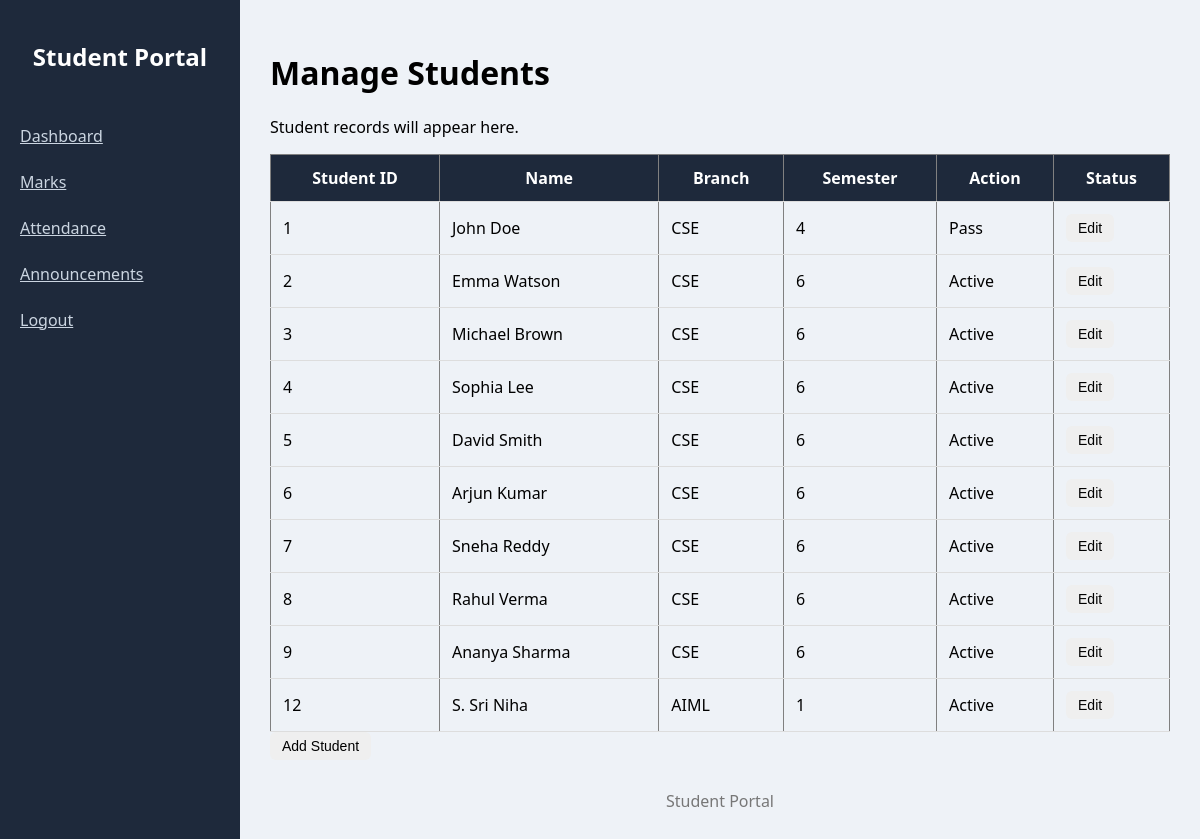
The app's page /admin/students with its own data.
### tables this page shows
CREATE TABLE students (
    student_id INTEGER PRIMARY KEY AUTOINCREMENT,
    user_id INTEGER,
    name TEXT NOT NULL,
    branch TEXT,
    semester INTEGER, status TEXT DEFAULT 'Active',
    FOREIGN KEY (user_id) REFERENCES users(user_id)
);

### app.py (the view)
@app.route('/admin/students')
def manage_students():
    conn = get_db_connection()
    students = conn.execute("SELECT * FROM students").fetchall()
    conn.close()
    return render_template('admin_students.html', students=students)

### app.py (called while the page is built)
def get_db_connection():
    conn = sqlite3.connect('student_portal.db')
    conn.row_factory = sqlite3.Row
    return conn

### templates/admin_students.html
{% extends "base.html" %}
{% block content %}
<h1>Manage Students</h1>
<p>Student records will appear here.</p>
<table border="1" cellpadding="10">
<tr>
<th>Student ID</th>
<th>Name</th>
<th>Branch</th>
<th>Semester</th>
<th>Action</th>
<th>Status</th>
</tr>
{% for s in students %}
<tr>
<td>{{ s.student_id }}</td>
<td>{{ s.name }}</td>
<td>{{ s.branch }}</td>
<td>{{ s.semester }}</td>
<td>{{s.status}}</td>
<td>
<a href="{{ url_for('edit_student', student_id=s.student_id) }}">
<button>Edit</button>
</a>
</td>
</tr>
{% endfor %}
</table>
<a href="{{url_for('add_student')}}">
<button>Add Student</button>
</a>
{% endblock %}

### templates/base.html (shortened to what this page needs)
<!DOCTYPE html>
<html lang="eng">
<head>
</head>
<body>
<div class="layout">
<div class="sidebar">
<h2>Student Portal</h2>
        {% if session.get('role') == 'admin' %}
                <a href="{{ url_for('admin_dashboard') }}">Admin Dashboard</a>
                <a href="{{ url_for('manage_students') }}">Manage Students</a>
                <a href="{{ url_for('manage_marks') }}">Manage Marks</a>
                <a href="{{ url_for('manage_attendance') }}">Manage Attendance</a>
                <a href="{{ url_for('manage_announcements') }}">Manage Announcements</a>
        {% else %}
            <a href="{{ url_for('student_dashboard') }}">Dashboard</a>
            <a href="{{ url_for('marks_page') }}">Marks</a>
            <a href="{{ url_for('attendance_page') }}">Attendance</a>
            <a href="{{ url_for('announcements_page') }}">Announcements</a>
        {% endif %}
        <a href="{{ url_for('logout') }}">Logout</a>
    </div>
    <div class="main-content">
        {% block content %}
        {% endblock %}
        <footer>
            <p>Student Portal</p>
        </footer>
    </div>
</div>
</body>
</html>

### templates/base.html (style rules this page uses)
body { margin:0; font-family:'Segoe UI',sans-serif; background:#eef2f7; }
.layout { display:flex; min-height:100vh; }
.sidebar { width:240px; background:#1e293b; color:white; }
.sidebar h2 { text-align:center; padding:20px 0; }
.sidebar a { display:block; padding:12px 20px; color:#cbd5e1; }
.main-content { flex:1; padding:30px; }
table { width:100%; border-collapse:collapse; }
th,td { padding:12px; border-bottom:1px solid #ddd; }
th { background:#1e293b; color:white; }
button { padding:6px 12px; border:none; border-radius:6px; cursor:pointer; font-size:14px; }
footer { margin-top:30px; text-align:center; color:#777; }

### records on screen
students: student_id "1", name "John Doe", branch "CSE", semester "4", status "Pass"
students: student_id "2", name "Emma Watson", branch "CSE", semester "6", status "Active"
students: student_id "3", name "Michael Brown", branch "CSE", semester "6", status "Active"
students: student_id "4", name "Sophia Lee", branch "CSE", semester "6", status "Active"
students: student_id "5", name "David Smith", branch "CSE", semester "6", status "Active"
students: student_id "6", name "Arjun Kumar", branch "CSE", semester "6", status "Active"
students: student_id "7", name "Sneha Reddy", branch "CSE", semester "6", status "Active"
students: student_id "8", name "Rahul Verma", branch "CSE", semester "6", status "Active"
students: student_id "9", name "Ananya Sharma", branch "CSE", semester "6", status "Active"
students: student_id "12", name "S. Sri Niha", branch "AIML", semester "1", status "Active"
